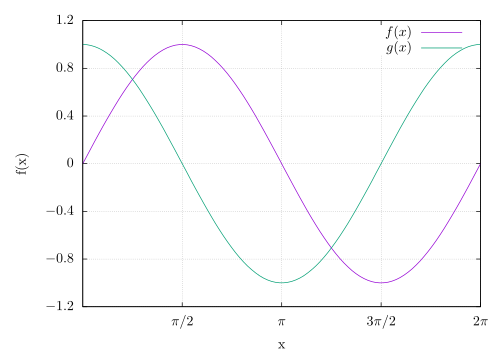

Recreate this plot in gnuplot.
reset

set xlabel 'x'
set ylabel 'f(x)'

f(x)=sin(x)
g(x)=cos(x)

set xtics ('$\pi/2$' pi/2, '$\pi$' pi, '$3\pi/2$' 3*pi/2, '$2\pi$' 2*pi)
set ytics 0.4
set grid

plot [0:2*pi] f(x), g(x)
